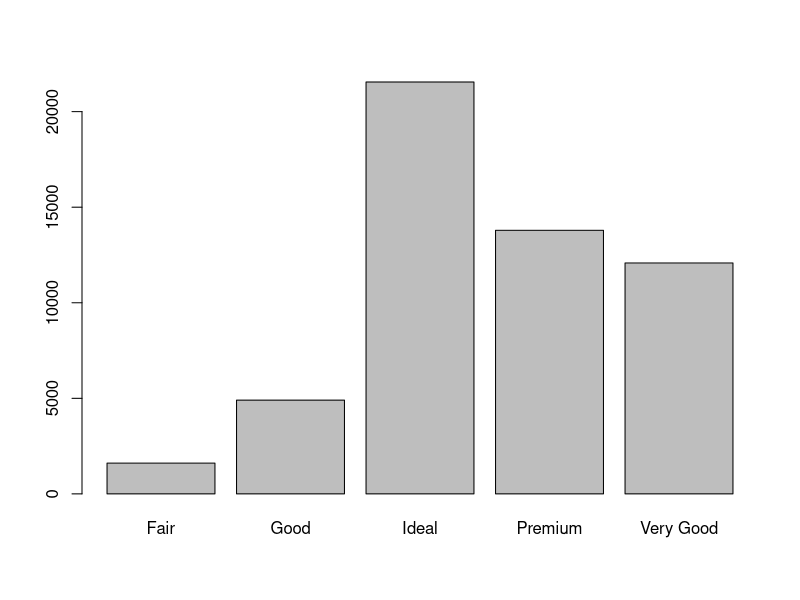
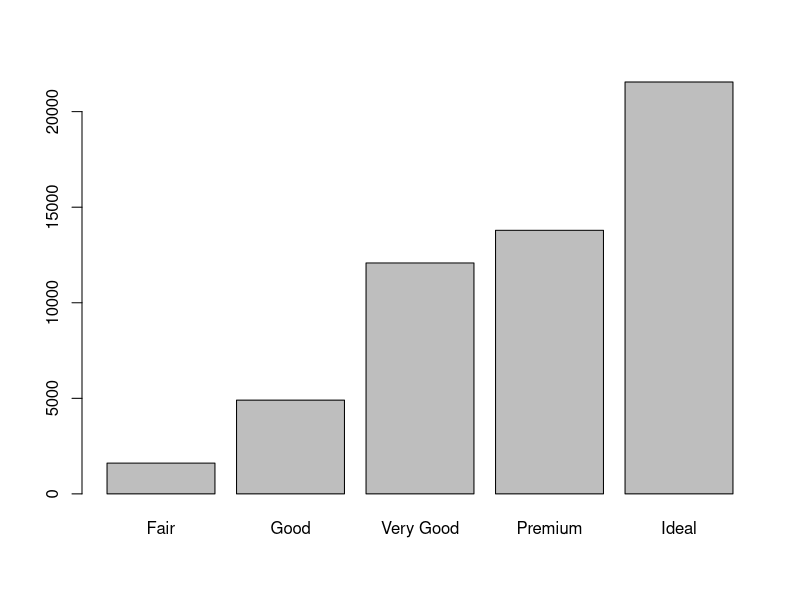
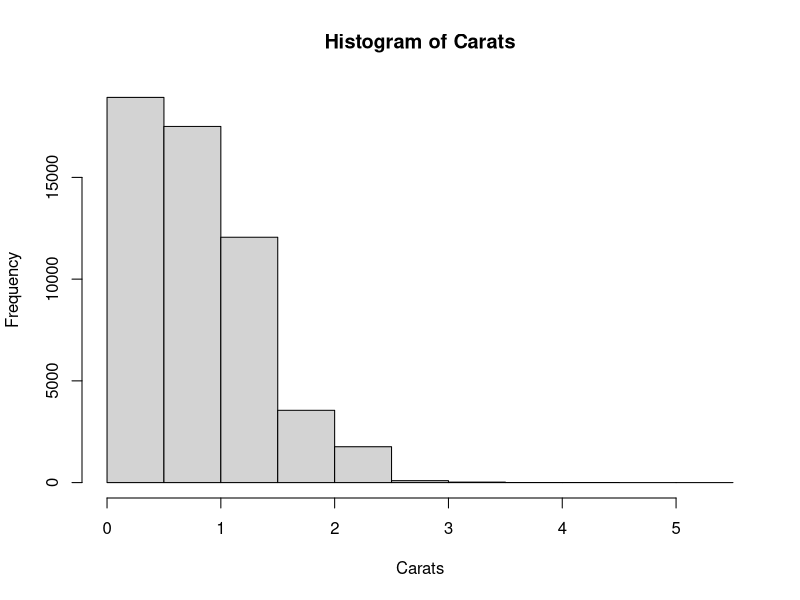
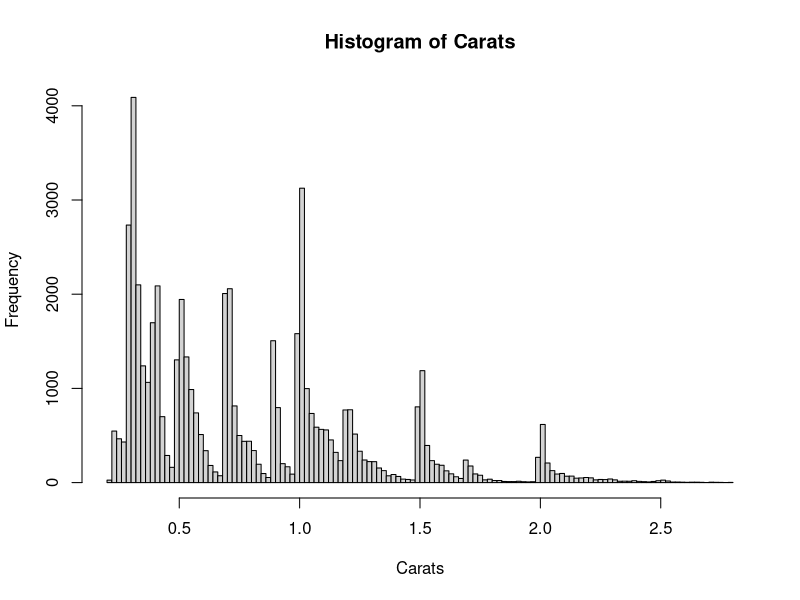
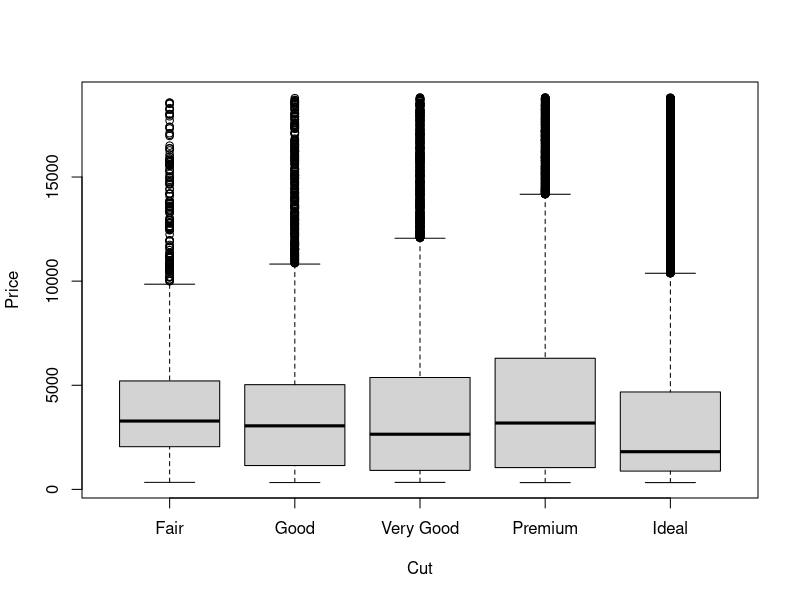
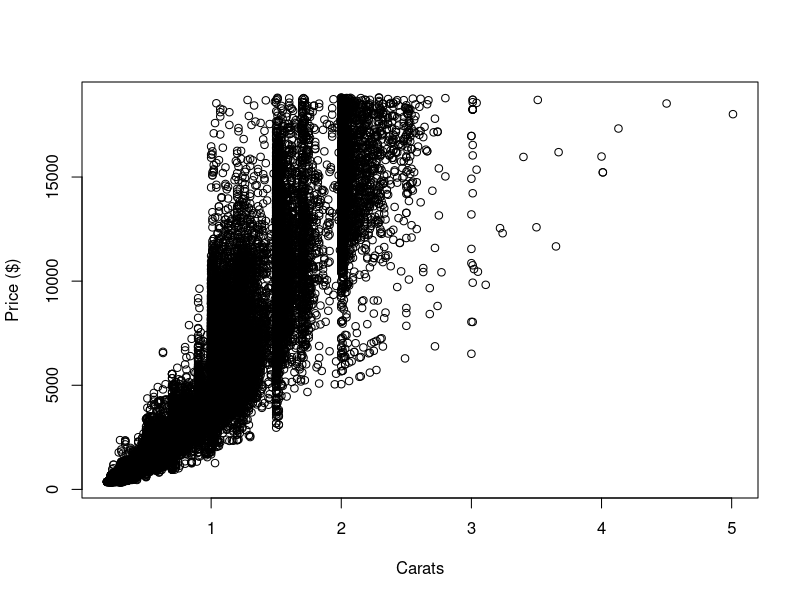
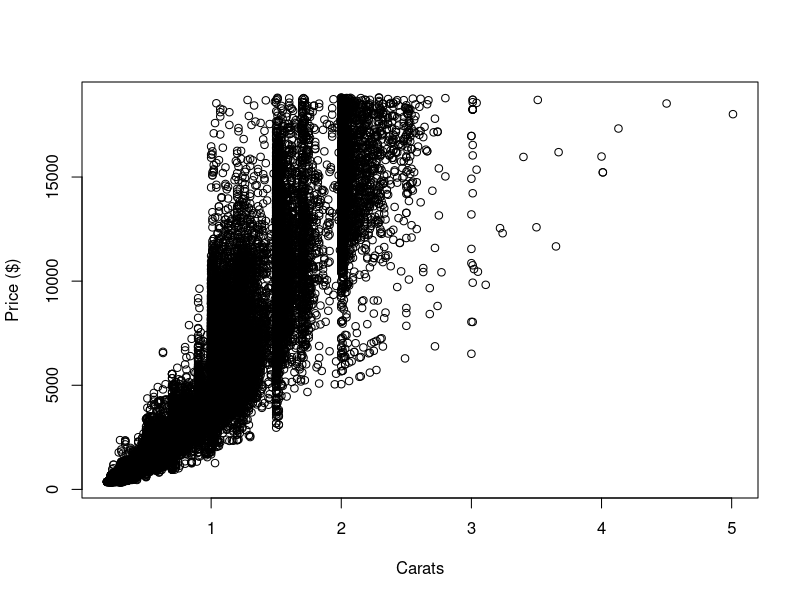
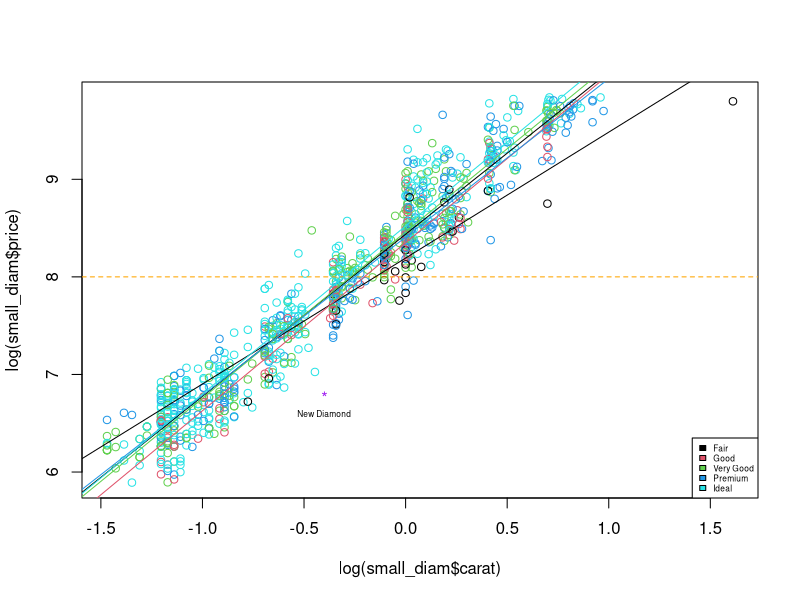

The R source for these figures, in order:


####################################
######  Begin Document 
####################################


setwd("~/Desktop/Data")


## Slide 4 -------------------------------

diamonds         <- read.csv("diamonds.csv", as.is = T)
diamonds$cut     <- factor(diamonds$cut)
diamonds$color   <- factor(diamonds$color)
diamonds$clarity <- factor(diamonds$clarity)

## Slide 12 -------------------------------

table(diamonds$cut) 
names(table(diamonds$cut))

## Slide 13 -------------------------------

barplot(height = table(diamonds$cut), 
        names.arg = names(table(diamonds$cut)))


## Slide 14 -------------------------------

levels(diamonds$cut)
diamonds$cut <- factor(diamonds$cut, level = c("Fair", 
                                               "Good", "Very Good", "Premium", 
                                               "Ideal"))
levels(diamonds$cut)


## Slide 15 -------------------------------

barplot(height = table(diamonds$cut), 
        names.arg = names(table(diamonds$cut)))

## Slide 17 -------------------------------


hist(diamonds$carat, main = "Histogram of Carats", 
     xlab = "Carats")


## Slide 18 -------------------------------


hist(diamonds$carat[diamonds$carat < 3], breaks = 100, 
     main = "Histogram of Carats", xlab = "Carats")

## Slide 23 -------------------------------

boxplot(price ~ cut, data = diamonds, ylab = "Price", 
        xlab = "Cut")

## Slide 25 -------------------------------


plot(diamonds$carat, diamonds$price, xlab = "Carats", 
     ylab = "Price ($)")


## Slide 27
plot(diamonds$carat, diamonds$price, xlab = "Carats", 
     ylab = "Price ($)")


## Slide 30 -------------------------------

set.seed(1)

rows       <- dim(diamonds)[1]
small_diam <- diamonds[sample(1:rows, 1000), ]

## Slide 31 -------------------------------

plot(log(small_diam$carat), log(small_diam$price),
     col = small_diam$cut)
legend("bottomright", legend = levels(small_diam$cut), 
       fill = 1:length(levels(small_diam$cut)), cex = .5)


## Slide 33 -------------------------------


abline(8, 0, col = "orange", lty = 2)
lm1 <- lm(log(small_diam$price) ~ log(small_diam$carat))
abline(lm1)


## Slide 35 -------------------------------

cuts        <- levels(small_diam$cut)
col_counter <- 1

for (i in cuts) {
  this_cut    <- small_diam$cut == i
  this_data   <- small_diam[this_cut, ]
  this_lm     <- lm(log(this_data$price) 
                    ~ log(this_data$carat))
  abline(this_lm, col = col_counter)
  col_counter <- col_counter + 1
}


## Slide 38 -------------------------------

points(-0.4, 6.8,  pch = "*", col = "purple")



## Slide 40 -------------------------------

text(-0.4, 6.8 - .2, "New Diamond", cex = .5)



